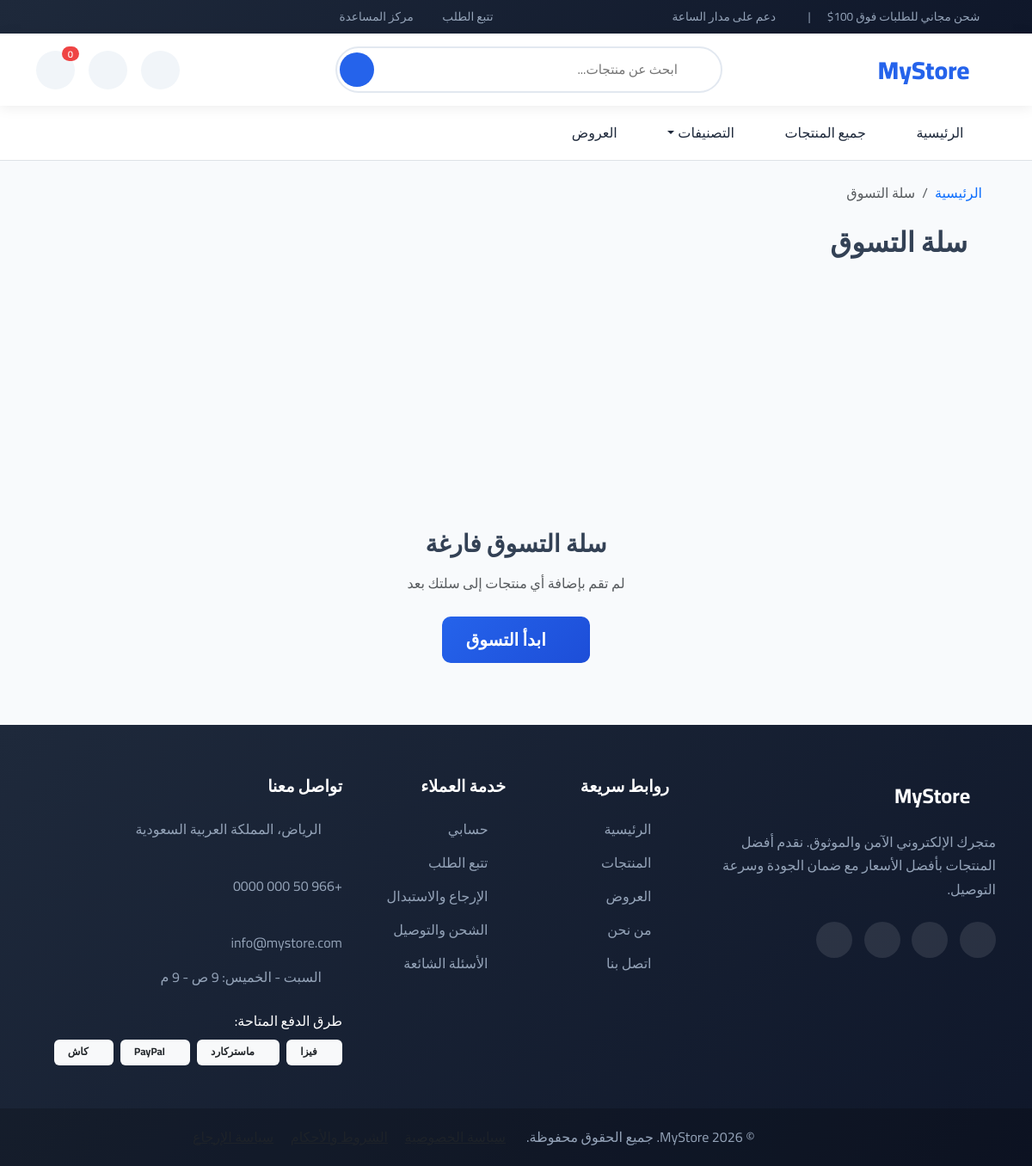
/cart/ (signed in), run on an earlier commit of the app's database.
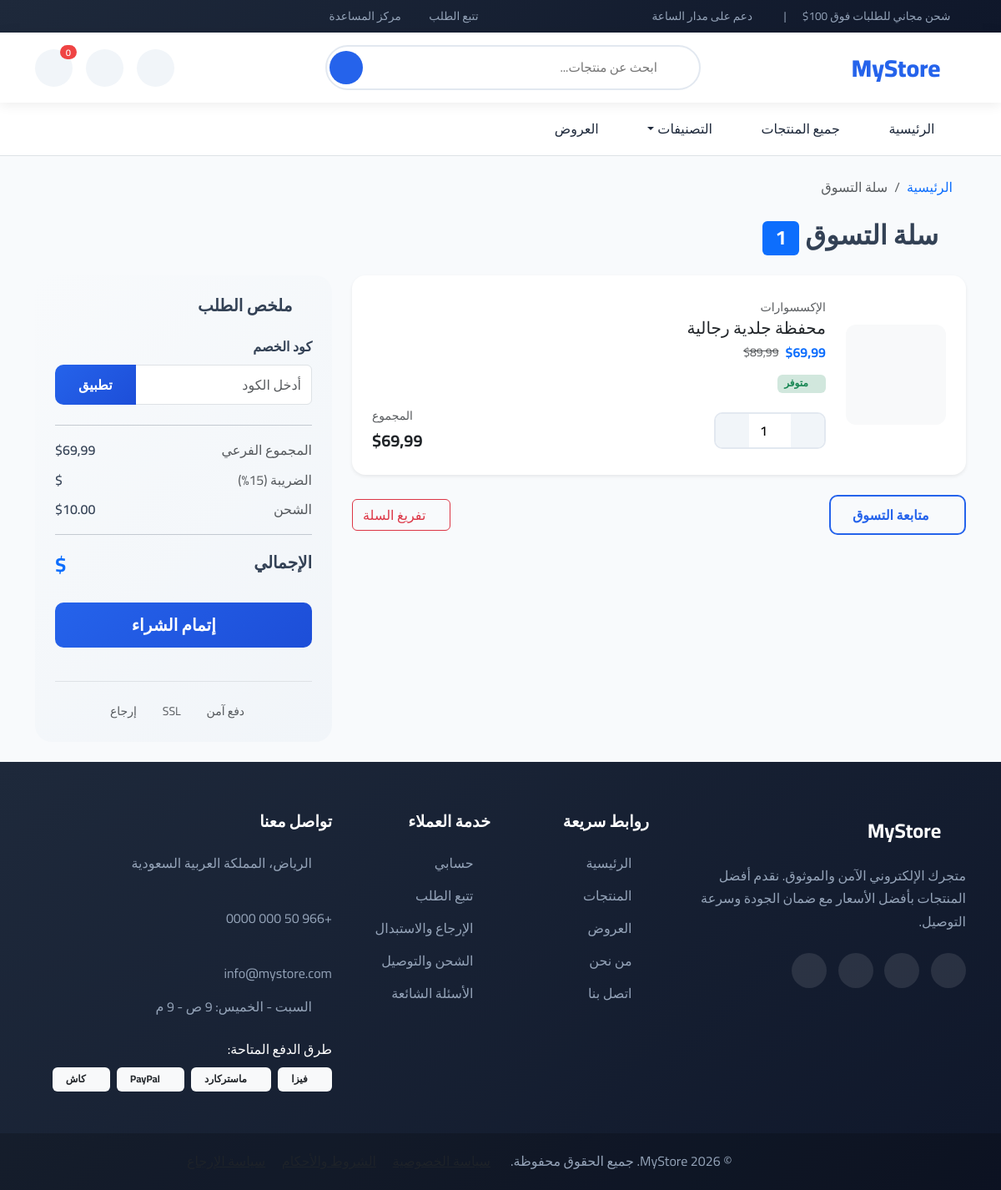
And on a later commit of the database.
### cart/models.py (models this page shows, shortened)
class Cart(models.Model):
    id = models.UUIDField(primary_key=True, default=uuid.uuid4, editable=False)
    user = models.OneToOneField(
        settings.AUTH_USER_MODEL,
        on_delete=models.CASCADE,
        null=True,
        blank=True,
        related_name='cart'
    )
    session_key = models.CharField(max_length=40, null=True, blank=True)
    created_at = models.DateTimeField(auto_now_add=True)
    updated_at = models.DateTimeField(auto_now=True)
    class Meta:
        indexes = [
            models.Index(fields=['session_key']),
        ]
    @property
    def total_items(self):
        return sum(item.quantity for item in self.items.all())
    @property
    def subtotal(self):
        return sum(item.total_price for item in self.items.all())

class CartItem(models.Model):
    id = models.UUIDField(primary_key=True, default=uuid.uuid4, editable=False)
    cart = models.ForeignKey(
        Cart,
        on_delete=models.CASCADE,
        related_name='items'
    )
    product = models.ForeignKey(
        Product,
        on_delete=models.CASCADE,
        related_name='cart_items'
    )
    quantity = models.PositiveIntegerField(
        default=1,
        validators=[
            MinValueValidator(1),
            MaxValueValidator(99)  # حد أقصى معقول
        ]
    )
    price_at_addition = models.DecimalField(
        max_digits=10,
        decimal_places=2,
        null=True,
        blank=True
    )
    added_at = models.DateTimeField(auto_now_add=True)
    updated_at = models.DateTimeField(auto_now=True)
    class Meta:
        unique_together = ['cart', 'product']
    @property
    def total_price(self):
        return self.product.final_price * self.quantity
    @property
    def is_available(self):
        return (
            self.product.is_active and
            self.product.is_in_stock and
            self.quantity <= self.product.stock
        )

### products/models.py (models this page shows, shortened)
class Product(models.Model):
    id = models.UUIDField(primary_key=True, default=uuid.uuid4, editable=False)
    name = models.CharField(max_length=200)
    slug = models.SlugField(max_length=200, unique=True, blank=True)
    description = models.TextField()
    price = models.DecimalField(
        max_digits=10,
        decimal_places=2,
        validators=[MinValueValidator(Decimal('0.01'))]
    )
    discount_price = models.DecimalField(
        max_digits=10,
        decimal_places=2,
        null=True,
        blank=True,
        validators=[MinValueValidator(Decimal('0.00'))]
    )
    category = models.ForeignKey(
        Category,
        on_delete=models.SET_NULL,
        null=True,
        related_name='products'
    )
    stock = models.PositiveIntegerField(
        default=0,
        validators=[MaxValueValidator(999999)]
    )
    image = models.ImageField(upload_to=secure_image_path, blank=True, null=True)
    is_active = models.BooleanField(default=True)
    is_featured = models.BooleanField(default=False)
    created_by = models.ForeignKey(
        User,
        on_delete=models.SET_NULL,
        null=True,
        related_name='products_created'
    )
    created_at = models.DateTimeField(auto_now_add=True)
    updated_at = models.DateTimeField(auto_now=True)
    class Meta:
        ordering = ['-created_at']
        indexes = [
            models.Index(fields=['slug']),
            models.Index(fields=['is_active', 'is_featured']),
        ]
    @property
    def final_price(self):
        if self.discount_price and self.discount_price < self.price:
            return self.discount_price
        return self.price
    @property
    def is_in_stock(self):
        return self.stock > 0

class Category(models.Model):
    name = models.CharField(max_length=100, unique=True)
    slug = models.SlugField(max_length=100, unique=True, blank=True)
    description = models.TextField(blank=True)
    image = models.ImageField(upload_to=secure_image_path, blank=True, null=True)
    parent = models.ForeignKey(
        'self',
        on_delete=models.CASCADE,
        null=True,
        blank=True,
        related_name='children'
    )
    is_active = models.BooleanField(default=True)
    created_at = models.DateTimeField(auto_now_add=True)
    updated_at = models.DateTimeField(auto_now=True)
    class Meta:
        verbose_name_plural = 'Categories'
        ordering = ['name']

### cart/views.py (the view)
# urls.py: path('', views.cart_view, name='cart'),
@csrf_protect
def cart_view(request):
    cart = get_or_create_cart(request)
    items = cart.items.select_related('product').all()
    unavailable_items = []
    for item in items:
        if not item.is_available:
            unavailable_items.append(item)
    return render(request, 'cart/cart.html', {
        'cart': cart,
        'items': items,
        'unavailable_items': unavailable_items
    })

### cart/views.py (called while the page is built)
def get_or_create_cart(request):
    if request.user.is_authenticated:
        cart, created = Cart.objects.get_or_create(user=request.user)
        session_key = request.session.session_key
        if session_key:
            try:
                guest_cart = Cart.objects.get(session_key=session_key, user=None)
                guest_cart.merge_with_user_cart(request.user)
            except Cart.DoesNotExist:
                pass
    else:
        if not request.session.session_key:
            request.session.save()
        session_key = request.session.session_key
        cart, created = Cart.objects.get_or_create(session_key=session_key, user=None)
    return cart

### templates/cart/cart.html (shortened to what the changed rows need)
{% extends 'base.html' %}
{% block content %}
<div class="container">
    <h2 class="fw-bold mb-4">
        <i class="bi bi-bag me-2"></i>سلة التسوق
        {% if items %}<span class="badge bg-primary">{{ cart.total_items }}</span>{% endif %}
    </h2>
    {% if items %}
    <div class="row g-4">
        <div class="col-lg-8">
            <div class="card border-0 shadow-sm rounded-4">
                <div class="card-body p-0">
                    {% for item in items %}
                    <div class="cart-item p-4 {% if not forloop.last %}border-bottom{% endif %}" data-item-id="{{ item.id }}">
                        <div class="row align-items-center">
                            <div class="col-auto">
                                <a href="{% url 'products:product_detail' item.product.slug %}">
                                    {% if item.product.image %}
                                    <img src="{{ item.product.image.url }}" alt="{{ item.product.name }}" class="cart-item-image">
                                    {% else %}
                                    <div class="cart-item-image bg-light d-flex align-items-center justify-content-center">
                                        <i class="bi bi-image text-muted fs-1"></i>
                                    </div>
                                    {% endif %}
                                </a>
                            </div>
                            <div class="col">
                                <div class="d-flex justify-content-between align-items-start">
                                    <div>
                                        {% if item.product.category %}
                                        <small class="text-muted">{{ item.product.category.name }}</small>
                                        {% endif %}
                                        <h5 class="mb-1">
                                            <a href="{% url 'products:product_detail' item.product.slug %}" class="text-decoration-none text-dark">
                                                {{ item.product.name }}
                                            </a>
                                        </h5>
                                        <div class="d-flex align-items-center gap-2 mb-2">
                                            <span class="fw-bold text-primary">${{ item.product.final_price }}</span>
                                            {% if item.product.discount_price %}
                                            <span class="text-decoration-line-through text-muted small">${{ item.product.price }}</span>
                                            {% endif %}
                                        </div>
                                        {% if item.is_available %}
                                        <span class="badge bg-success-subtle text-success">
                                            <i class="bi bi-check-circle me-1"></i>متوفر
                                        </span>
                                        {% else %}
                                        <span class="badge bg-danger-subtle text-danger">
                                            <i class="bi bi-exclamation-circle me-1"></i>غير متوفر بالكمية المطلوبة
                                        </span>
                                        {% endif %}
                                    </div>
                                    <button class="btn btn-link text-danger p-0 remove-item-btn" data-item-id="{{ item.id }}" title="حذف">
                                        <i class="bi bi-trash fs-5"></i>
                                    </button>
                                </div>
                                <div class="d-flex justify-content-between align-items-center mt-3">
                                    <div class="quantity-control">
                                        <button type="button" onclick="updateQuantity({{ item.id }}, -1)">
                                            <i class="bi bi-dash"></i>
                                        </button>
                                        <input type="number" value="{{ item.quantity }}" min="1" max="{{ item.product.stock }}" id="qty-{{ item.id }}" readonly>
                                        <button type="button" onclick="updateQuantity({{ item.id }}, 1)">
                                            <i class="bi bi-plus"></i>
                                        </button>
                                    </div>
                                    <div class="text-end">
                                        <small class="text-muted d-block">المجموع</small>
                                        <span class="fw-bold fs-5" id="item-total-{{ item.id }}">${{ item.total_price }}</span>
                                    </div>
                                </div>
                            </div>
                        </div>
                    </div>
                    {% endfor %}
                </div>
            </div>
            <div class="d-flex justify-content-between align-items-center mt-4">
                <a href="{% url 'products:product_list' %}" class="btn btn-outline-primary">
                    <i class="bi bi-arrow-right me-1"></i>متابعة التسوق
                </a>
                <button class="btn btn-outline-danger" id="clear-cart-btn">
                    <i class="bi bi-trash me-1"></i>تفريغ السلة
                </button>
            </div>
        </div>
        <div class="col-lg-4">
            <div class="cart-summary p-4">
                <h5 class="fw-bold mb-4">
                    <i class="bi bi-receipt me-2"></i>ملخص الطلب
                </h5>
                <div class="mb-4">
                    <label class="form-label fw-semibold">كود الخصم</label>
                    <div class="input-group">
                        <input type="text" class="form-control" id="coupon-code" placeholder="أدخل الكود">
                        <button class="btn btn-primary" type="button" id="apply-coupon-btn">
                            تطبيق
                        </button>
                    </div>
                </div>
                <hr>
                <div class="d-flex justify-content-between mb-2">
                    <span class="text-muted">المجموع الفرعي</span>
                    <span class="fw-semibold" id="subtotal">${{ cart.subtotal }}</span>
                </div>
                <div class="d-flex justify-content-between mb-2">
                    <span class="text-muted">الضريبة (15%)</span>
                    <span class="fw-semibold" id="tax">${{ cart.tax|floatformat:2 }}</span>
                </div>
                <div class="d-flex justify-content-between mb-2">
                    <span class="text-muted">الشحن</span>
                    <span class="fw-semibold {% if cart.subtotal >= 100 %}text-success{% endif %}" id="shipping">
                        {% if cart.subtotal >= 100 %}
                        <i class="bi bi-check-circle me-1"></i>مجاني
                        {% else %}
                        $10.00
                        {% endif %}
                    </span>
                </div>
                <hr>
                <div class="d-flex justify-content-between mb-4">
                    <span class="fw-bold fs-5">الإجمالي</span>
                    <span class="fw-bold fs-4 text-primary" id="total">${{ cart.total }}</span>
                </div>
                {% if user.is_authenticated %}
                <a href="{% url 'orders:checkout' %}" class="btn btn-primary btn-lg w-100 mb-3">
                    <i class="bi bi-credit-card me-2"></i>إتمام الشراء
                </a>
                {% endif %}
                <div class="mt-4 pt-4 border-top">
                    <div class="d-flex justify-content-center gap-3 text-muted small">
                        <span><i class="bi bi-shield-check me-1"></i>دفع آمن</span>
                        <span><i class="bi bi-lock me-1"></i>SSL</span>
                        <span><i class="bi bi-arrow-repeat me-1"></i>إرجاع</span>
                    </div>
                </div>
            </div>
        </div>
    </div>
    {% else %}
    <div class="text-center py-5">
        <div class="mb-4">
            <i class="bi bi-bag-x text-muted" style="font-size: 8rem;"></i>
        </div>
        <h3 class="fw-bold mb-3">سلة التسوق فارغة</h3>
        <p class="text-muted mb-4">لم تقم بإضافة أي منتجات إلى سلتك بعد</p>
        <a href="{% url 'products:product_list' %}" class="btn btn-primary btn-lg">
            <i class="bi bi-bag-plus me-2"></i>ابدأ التسوق
        </a>
    </div>
    {% endif %}
</div>
{% endblock %}

What changed in the data, as far as the page shows it:
added Cart: total_items "1", subtotal "69,99"
added CartItem: product.category.name "الإكسسوارات", product.name "محفظة جلدية رجالية", product.final_price "69,99", product.price "89,99", shows "متوفر", quantity "1", total_price "69,99"
Also different on the page:
text no longer shown: "سلة التسوق فارغة لم تقم بإضافة أي منتجات إلى سلتك بعد ابدأ التسوق"
text now shown: "متابعة التسوق تفريغ السلة ملخص الطلب كود الخصم تطبيق المجموع الفرعي $ الضريبة (15%) $ الشحن $10.00 الإجمالي $ إتمام الشراء دفع آمن SSL إرجاع"
